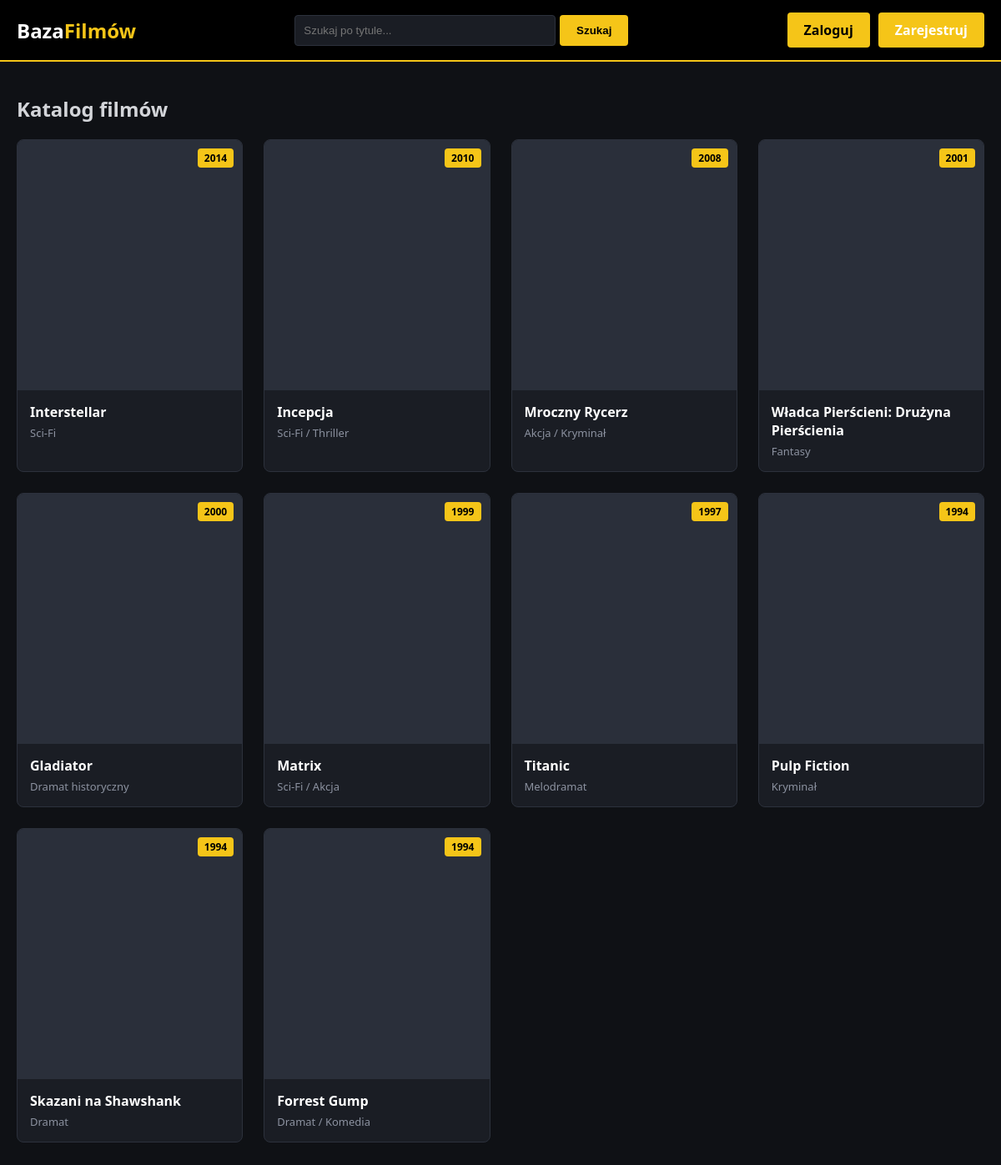
The page / on the database its author committed.
### tables this page shows
CREATE TABLE filmy (
    id INT AUTO_INCREMENT PRIMARY KEY,
    tytul VARCHAR(255) NOT NULL,
    rok INT NOT NULL,
    gatunek VARCHAR(100) NOT NULL,
    opis TEXT
);

### index.php (the view, shortened to what this page needs)
<?php
require 'backend/config/config.php';
$search = trim($_GET['search'] ?? '');
if ($search !== '') {
    $stmt = $pdo->prepare('SELECT id, tytul, rok, gatunek FROM filmy WHERE tytul LIKE ? ORDER BY rok DESC');
    $stmt->execute(['%' . $search . '%']);
} else {
    $stmt = $pdo->query('SELECT id, tytul, rok, gatunek FROM filmy ORDER BY rok DESC');
}
$filmy = $stmt->fetchAll();
?>
<!DOCTYPE html>
<html lang="pl">
<head>
    <link rel="stylesheet" href="frontend/css/style.css">
</head>
<body>
    <header>
        <div class="header-container">
            <a href="index.php" class="logo">Baza<span>Filmów</span></a>
            <form class="search-form" method="GET" action="index.php">
                <input type="text" name="search" placeholder="Szukaj po tytule..." value="<?= htmlspecialchars($_GET['search'] ?? '') ?>">
                <button type="submit">Szukaj</button>
            </form>
            <div class="user-panel">
                <?php if(isset($_SESSION['user_id'])): ?>
                    <span style="color:#FFF; margin-right:15px; font-weight:bold;">Witaj, <?= htmlspecialchars($_SESSION['login']) ?>!</span>
                    <a href="dodaj_film.php" class="btn btn-add">+ Dodaj film</a>
                    <a href="login.php?logout=1" class="btn" style="background:#444; color:#fff;">Wyloguj</a>
                <?php else: ?>
                    <a href="login.php" class="btn">Zaloguj</a>
                    <a href="rejestracja.php" class="btn btn-add">Zarejestruj</a>
                <?php endif; ?>
            </div>
        </div>
    </header>
    <main>
        <div class="main-header">
            <h2>Katalog filmów <?= $search !== '' ? ' (Wyniki dla "'.htmlspecialchars($search).'")' : '' ?></h2>
        </div>
        <div class="movie-grid">
            <?php foreach ($filmy as $film): ?>
                <a href="film.php?id=<?= $film['id'] ?>" class="movie-card">
                    <div class="movie-poster"><span class="movie-year"><?= $film['rok'] ?></span></div>
                    <div class="movie-info">
                        <h3><?= htmlspecialchars($film['tytul']) ?></h3>
                        <p class="genre"><?= htmlspecialchars($film['gatunek']) ?></p>
                    </div>
                </a>
            <?php endforeach; ?>
        </div>
    </main>
</body>
</html>

### frontend/css/style.css (style rules this page uses)
:root { --bg-main: #0F1115; --bg-card: #1A1D24; --text-main: #D3D5D9; --text-heading: #FFFFFF; --accent: #F5C518; --border: #2C313C; }
body { font-family: 'Segoe UI', sans-serif; background: var(--bg-main); color: var(--text-main); margin: 0; }
header { background: #000; border-bottom: 2px solid var(--accent); padding: 15px 0; }
.header-container { max-width: 1200px; margin: 0 auto; padding: 0 20px; display: flex; justify-content: space-between; align-items: center; gap: 15px; flex-wrap:wrap; }
.logo { font-size: 24px; font-weight: bold; color: var(--text-heading); text-decoration: none; }
.logo span { color: var(--accent); }
.search-form { display: flex; gap: 5px; flex-grow: 1; max-width: 400px; }
.search-form input { flex-grow: 1; padding: 10px; background: var(--bg-card); border: 1px solid var(--border); color: #fff; border-radius: 4px; }
.search-form button { background: var(--accent); color: #000; border: none; padding: 10px 20px; font-weight: bold; cursor: pointer; border-radius: 4px; }
.user-panel { display:flex; align-items:center; gap: 10px; }
.btn-add { background: #28a745; color: white !important; }
main { max-width: 1200px; margin: 40px auto; padding: 0 20px; }
.movie-grid { display: grid; grid-template-columns: repeat(auto-fill, minmax(220px, 1fr)); gap: 25px; }
.movie-card { background: var(--bg-card); border: 1px solid var(--border); border-radius: 8px; text-decoration: none; display: flex; flex-direction: column; overflow: hidden; transition: transform 0.2s; }
.movie-poster { height: 300px; background: #2a2f3a; position: relative; }
.movie-year { position: absolute; top: 10px; right: 10px; background: var(--accent); color: #000; padding: 3px 8px; font-weight: bold; border-radius: 4px; font-size: 12px; }
.movie-info { padding: 15px; }
.movie-info h3 { margin: 0 0 5px 0; color: var(--text-heading); font-size: 16px; }
.genre { color: #8C92A0; font-size: 13px; margin: 0; }
.btn { background: var(--accent); color: #000; border: none; padding: 10px 20px; font-weight: bold; cursor: pointer; border-radius: 4px; text-decoration: none; }

### rows shown on the page
filmy: rok "2014", tytul "Interstellar", gatunek "Sci-Fi"
filmy: rok "2010", tytul "Incepcja", gatunek "Sci-Fi / Thriller"
filmy: rok "2008", tytul "Mroczny Rycerz", gatunek "Akcja / Kryminał"
filmy: rok "2001", tytul "Władca Pierścieni: Drużyna Pierścienia", gatunek "Fantasy"
filmy: rok "2000", tytul "Gladiator", gatunek "Dramat historyczny"
filmy: rok "1999", tytul "Matrix", gatunek "Sci-Fi / Akcja"
filmy: rok "1997", tytul "Titanic", gatunek "Melodramat"
filmy: rok "1994", tytul "Pulp Fiction", gatunek "Kryminał"
filmy: rok "1994", tytul "Skazani na Shawshank", gatunek "Dramat"
filmy: rok "1994", tytul "Forrest Gump", gatunek "Dramat / Komedia"
